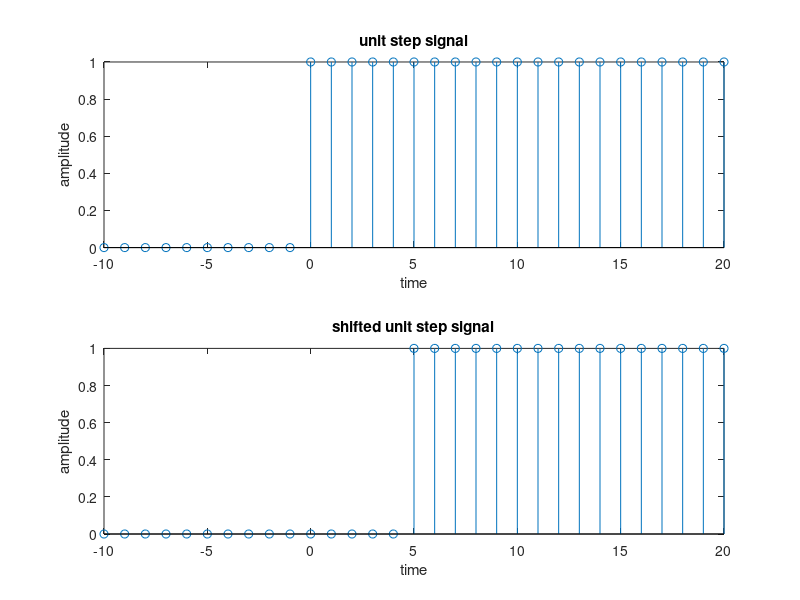

Here is the MATLAB script that generated this plot:
%DISCRETE UNIT STEP SIGNAL

clc;
clear all;
close all;
n=-10:20;
k=input('enter the number');
x=[zeros(1,10) ones(1,21)];
subplot(2,1,1);
stem(n,x);
xlabel('time');
ylabel('amplitude');
title('unit step signal');
y=[zeros(1,10+k) ones(1,21-k)];
subplot(2,1,2);
stem(n,y);
xlabel('time');
ylabel('amplitude');
title('shifted unit step signal');
